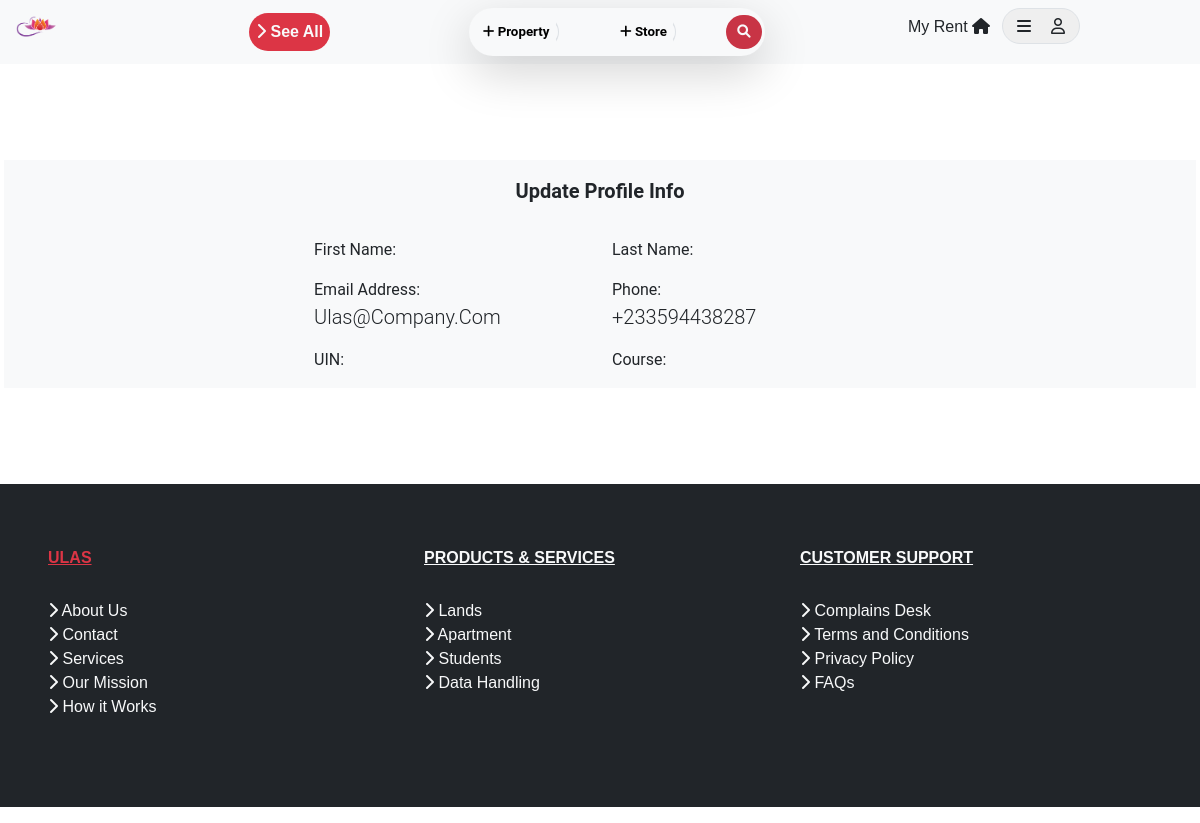
The page /users/profile/ (signed in) on the database as committed earlier.
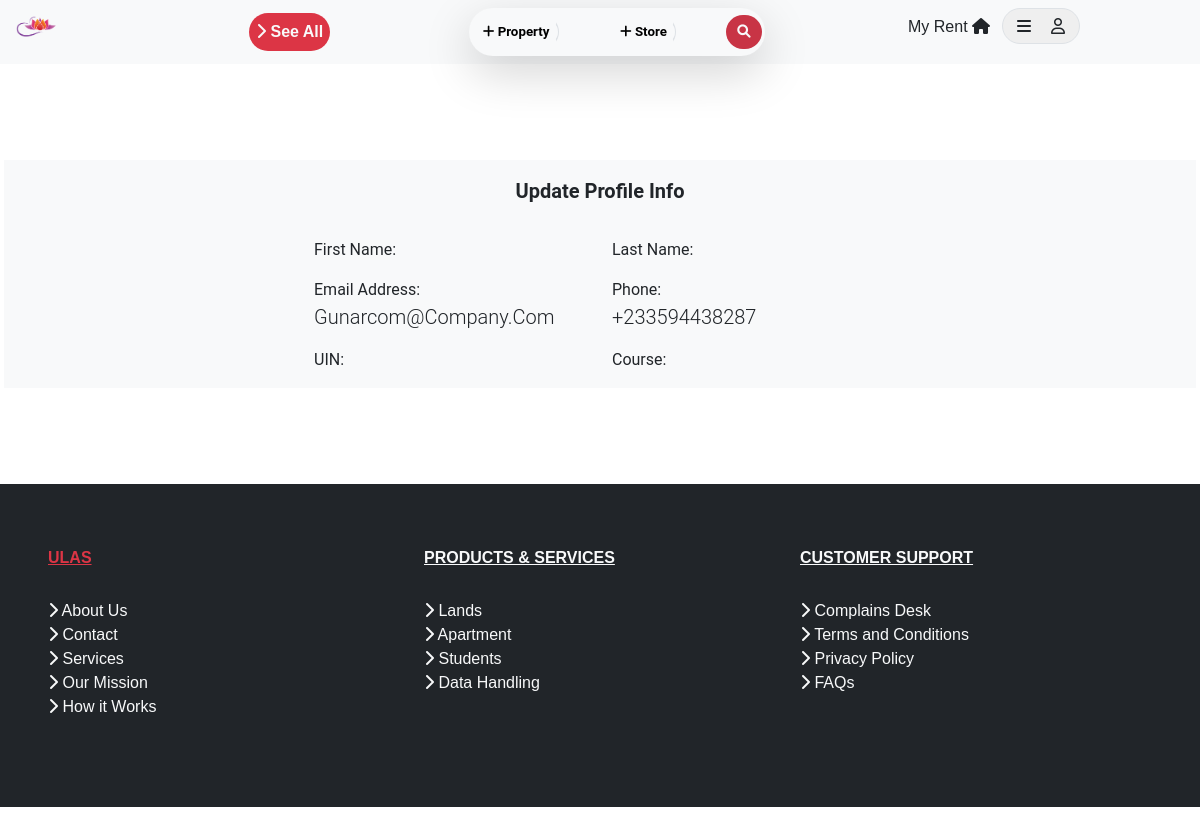
The same page on the database as committed later.
### users/models.py (models this page shows, shortened)
class RoomUser(AbstractBaseUser):
	email = models.EmailField(unique=True)
	first_name = models.CharField(max_length=100)
	last_name = models.CharField(max_length=100)
	ghana_card_number = models.CharField(max_length=50)
	telephone = PhoneNumberField()
	gender = models.CharField(max_length=10)
	is_staff = models.BooleanField(default=False)
	is_active = models.BooleanField(default=True)
	is_admin = models.BooleanField(default=False)
	date_joined = models.DateTimeField(default=timezone.now)
	USERNAME_FIELD = 'email'
	REQUIRED_FIELDS = 	['telephone']
	objects = CustomManager()
	@property
	def is_staff(self):
		return self.is_admin

### users/views.py (the view)
# urls.py: path('profile/', views.profile, name='profile'),
@login_required
def profile(request):
    return render(request, 'users/profile.html')

### users/templates/users/profile.html (shortened to what this page needs)
{% extends 'hostels/base.html' %}
{% load static %}
{% load crispy_forms_tags %}
{% block content %}
<section class="user">
    <div class="container5">
        <div class="row d-flex justify-content-center bg-light">
            <div class="col-sm-12 col-md-12 col-lg-6">
                <p class="lead text-center p-3 text-dark fw-bold">Update Profile Info</p>
                <div class="row">
                    <div class="col-sm-6 col-md-6 col-lg-6">
                        <label>First Name:</label><br>
                    </div>
                    <div class="col-sm-6 col-md-6 col-lg-6">
                        <label>Last Name:</label><br>
                    </div>
                    <div class="col-sm-6 col-md-6 col-lg-6">
                        <label>Email Address:</label><br>
                        <p class="lead text-capitalize text-dark">{{user.email}}</p>
                    </div>
                    <div class="col-sm-6 col-md-6 col-lg-6">
                        <label>Phone:</label><br>
                        <p class="lead text-capitalize text-dark">{{user.telephone}}</p>
                    </div>
                    <div class="col-sm-6 col-md-6 col-lg-6">
                        <label>UIN:</label><br>
                    </div>
                    <div class="col-sm-6 col-md-6 col-lg-6">
                        <label>Course:</label><br>
                    </div>
                </div>
            </div>
        </div>
    </div>
</section>
{% endblock %}

Rows that differ between the two databases and show on the page:
changed RoomUser: email "Ulas@company.com" → "Gunarcom@company.com"
